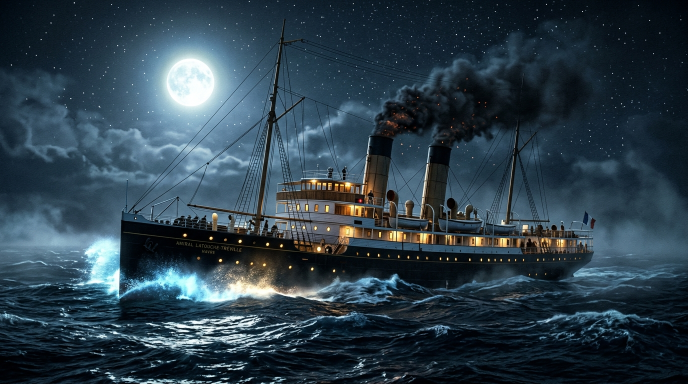
#> input picture ship_1911.jpg, 1376 x 768 px (shown at 1/2 size)
$ python create_cinematic_story_plates.py
#> lines starting #> are read from the running program, lines starting #| are printed output that depends on the picture
import os, random, math
from PIL import Image, ImageDraw, ImageFont, ImageFilter, ImageOps, ImageEnhance

W, H = 1920, 1080

def create_vintage_base(bg_tone=(38, 28, 20), warmth=(215, 185, 140)):
#> called with bg_tone = (45, 35, 25), warmth = (225, 195, 150)
    img = Image.new('RGB', (W, H), bg_tone)
    draw = ImageDraw.Draw(img)
    random.seed(1911)
    for _ in range(50):
        cx = random.randint(0, W)
        cy = random.randint(0, H)
        rx = random.randint(150, 600)
        ry = random.randint(100, 400)
        c = (
            min(255, warmth[0] + random.randint(-25, 25)),
            min(255, warmth[1] + random.randint(-25, 25)),
            min(255, warmth[2] + random.randint(-25, 25))
        )
        draw.ellipse([cx - rx, cy - ry, cx + rx, cy + ry], fill=c)
    img = img.filter(ImageFilter.GaussianBlur(radius=80))
    return img

def apply_ink_vignette_and_grain(img, intensity=0.65):
    vignette = Image.new('L', (W, H), 0)
    v_draw = ImageDraw.Draw(vignette)
    v_draw.ellipse([-int(W * 0.2), -int(H * 0.2), int(W * 1.2), int(H * 1.2)], fill=255)
    vignette = vignette.filter(ImageFilter.GaussianBlur(radius=160))
    vignette_rgb = Image.new('RGB', (W, H), (15, 10, 8))
    result = Image.composite(img, vignette_rgb, vignette)
    return result

def make_dock_ship():
    base = create_vintage_base((45, 35, 25), (225, 195, 150))
    if os.path.exists('ship_1911.jpg'):
        ship_raw = Image.open('ship_1911.jpg').convert('RGB')
#> ship_raw is the input picture: PIL image 1376x768 RGB; mean R, G, B 44.7, 63, 74.7
        ship_w, ship_h = ship_raw.size
#> ship_w = 1376; ship_h = 768
        target_ratio = W / H
        if ship_w / ship_h > target_ratio:
            new_w = int(ship_h * target_ratio)
#> new_w = 1365
            left = (ship_w - new_w) // 2
#> left = 5
            ship_cropped = ship_raw.crop((left, 0, left + new_w, ship_h))
        else:
            new_h = int(ship_w / target_ratio)
            top = (ship_h - new_h) // 2
            ship_cropped = ship_raw.crop((0, top, ship_w, top + new_h))

        ship_resized = ship_cropped.resize((W, H), Image.Resampling.LANCZOS)
        gray = ImageOps.grayscale(ship_resized)
        sepia_ship = ImageOps.colorize(gray, black=(25, 18, 12), white=(245, 215, 168), mid=(160, 125, 85))
        final = Image.blend(base, sepia_ship, 0.78)
    else:
        final = base

    draw = ImageDraw.Draw(final)
    for _ in range(35):
        sx = random.randint(int(W * 0.45), int(W * 0.85))
        sy = random.randint(int(H * 0.05), int(H * 0.35))
        sr = random.randint(40, 160)
        draw.ellipse([sx - sr, sy - sr, sx + sr, sy + sr], fill=(22, 18, 16))
    final = final.filter(ImageFilter.GaussianBlur(radius=15))
    final = apply_ink_vignette_and_grain(final)
#> in apply_ink_vignette_and_grain, `vignette = Image.new('L', (W, H), 0)`: vignette: PIL image 1920x1080 L; every value is 0
#> in apply_ink_vignette_and_grain, `vignette = vignette.filter(ImageFilter.GaussianBlur(radius=160))`:
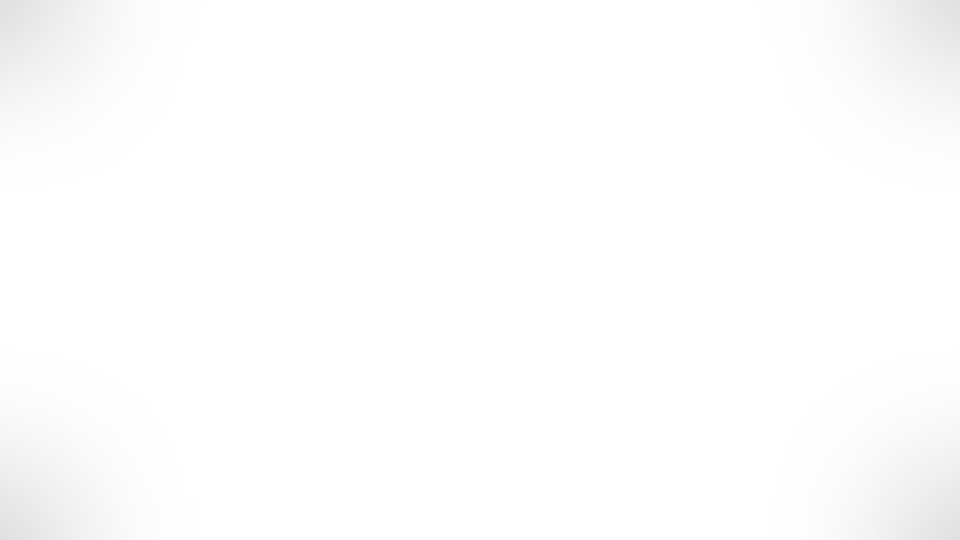
#> vignette: PIL image 1920x1080 L (shown at 1/2 size); min 223, max 255, mean 253.4
#> in apply_ink_vignette_and_grain, `vignette_rgb = Image.new('RGB', (W, H), (15, 10, 8))`:
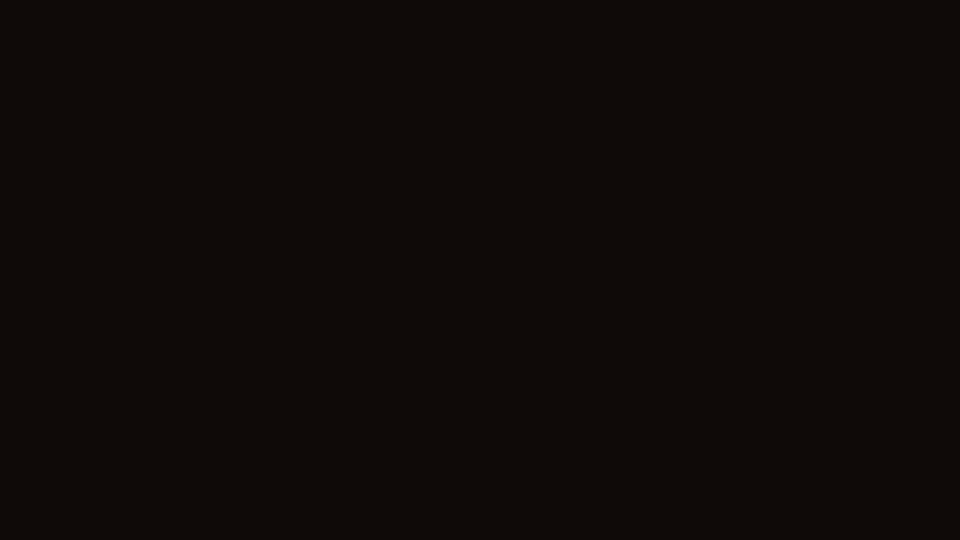
#> vignette_rgb: PIL image 1920x1080 RGB (shown at 1/2 size); mean R, G, B 15, 10, 8
    final.save('dock_1_ship.jpg', quality=92)
    print('Generated dock_1_ship.jpg')

def make_dock_register():
    base = create_vintage_base((32, 22, 15), (230, 205, 160))
    draw = ImageDraw.Draw(base)
    book_x1, book_y1 = int(W * 0.12), int(H * 0.12)
    book_x2, book_y2 = int(W * 0.88), int(H * 0.88)

    draw.rectangle([book_x1 - 25, book_y1 - 25, book_x2 + 25, book_y2 + 25], fill=(55, 38, 25), outline=(90, 65, 40), width=4)
    draw.rectangle([book_x1, book_y1, book_x2, book_y2], fill=(240, 222, 185), outline=(120, 95, 65), width=3)
    mid_x = (book_x1 + book_x2) // 2
    draw.rectangle([mid_x - 12, book_y1, mid_x + 12, book_y2], fill=(185, 160, 125))

    for y in range(book_y1 + 180, book_y2 - 60, 48):
        draw.line([book_x1 + 40, y, mid_x - 40, y], fill=(200, 180, 145), width=1)
        draw.line([mid_x + 40, y, book_x2 - 40, y], fill=(200, 180, 145), width=1)

    seal_cx, seal_cy = book_x2 - 140, book_y1 + 140
    draw.ellipse([seal_cx - 55, seal_cy - 55, seal_cx + 55, seal_cy + 55], fill=(165, 40, 30), outline=(120, 25, 20), width=3)

    final = apply_ink_vignette_and_grain(base)
#> call 2 of apply_ink_vignette_and_grain, with intensity = 0.65
#> in apply_ink_vignette_and_grain (call 2), `result = Image.composite(img, vignette_rgb, vignette)`:
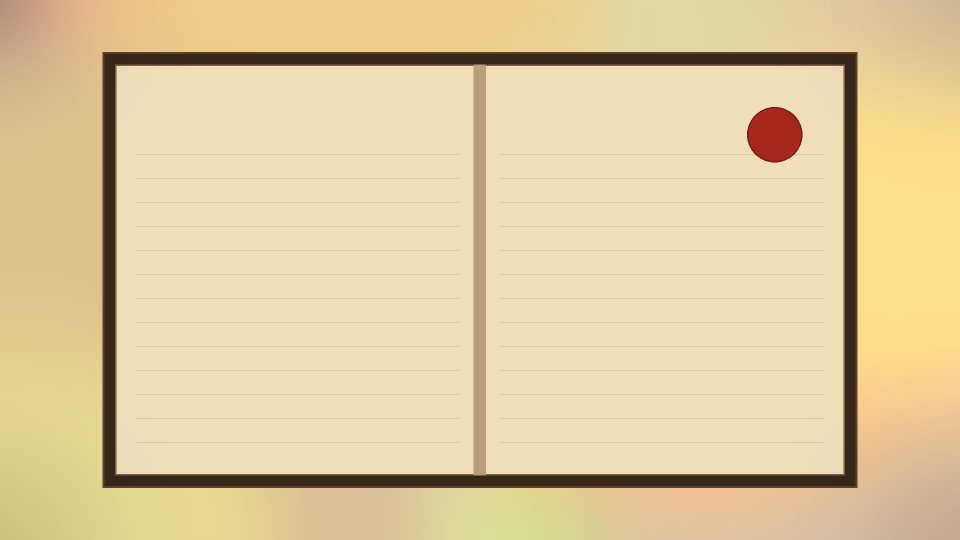
#> result: PIL image 1920x1080 RGB (shown at 1/2 size); mean R, G, B 223.8, 202.3, 158.8
    final.save('dock_2_register.jpg', quality=92)
    print('Generated dock_2_register.jpg')

def make_dock_gangway():
    base = create_vintage_base((40, 30, 22), (230, 195, 145))
    if os.path.exists('ship_1911.jpg'):
        ship_raw = Image.open('ship_1911.jpg').convert('RGB').resize((W, H))
#> ship_raw: PIL image 1920x1080 RGB
        gray = ImageOps.grayscale(ship_raw)
        sepia = ImageOps.colorize(gray, black=(20, 15, 10), white=(245, 220, 175), mid=(150, 115, 75))
        final = Image.blend(base, sepia, 0.70)
    else:
        final = base
    final = apply_ink_vignette_and_grain(final)
    final.save('dock_3_gangway.jpg', quality=92)
    print('Generated dock_3_gangway.jpg')

def make_ship_boiler():
    base = Image.new('RGB', (W, H), (20, 14, 10))
    draw = ImageDraw.Draw(base)
    for r in range(450, 50, -30):
        intensity = int(255 * (1 - r / 450))
        glow_color = (intensity, int(intensity * 0.45), int(intensity * 0.08))
        draw.ellipse([W//2 - r, int(H - r*1.2), W//2 + r, int(H + r*0.4)], fill=glow_color)
    base = base.filter(ImageFilter.GaussianBlur(radius=60))
    final = apply_ink_vignette_and_grain(base)
    final.save('ship_1_boiler.jpg', quality=92)
    print('Generated ship_1_boiler.jpg')

def make_ship_study():
    base = Image.new('RGB', (W, H), (14, 18, 25))
    draw = ImageDraw.Draw(base)
    lx, ly = int(W * 0.32), int(H * 0.58)
    for r in range(380, 40, -25):
        alpha = int(240 * (1 - r / 380))
        color = (alpha, int(alpha * 0.72), int(alpha * 0.28))
        draw.ellipse([lx - r, ly - r, lx + r, ly + r], fill=color)
    base = base.filter(ImageFilter.GaussianBlur(radius=55))
    final = apply_ink_vignette_and_grain(base)
    final.save('ship_2_study.jpg', quality=92)
    print('Generated ship_2_study.jpg')

def make_paris_lenin():
    base = create_vintage_base((30, 25, 20), (225, 200, 160))
    draw = ImageDraw.Draw(base)
    lx, ly = int(W * 0.48), int(H * 0.48)
    for r in range(420, 40, -30):
        intensity = int(255 * (1 - r / 420))
        color = (intensity, int(intensity * 0.78), int(intensity * 0.35))
        draw.ellipse([lx - r, ly - r, lx + r, ly + r], fill=color)
    base = base.filter(ImageFilter.GaussianBlur(radius=65))
    final = apply_ink_vignette_and_grain(base)
    final.save('act4_1_paris_lenin.jpg', quality=92)
    print('Generated act4_1_paris_lenin.jpg')

def make_guangzhou_school():
    base = create_vintage_base((38, 28, 18), (230, 195, 145))
    final = apply_ink_vignette_and_grain(base)
    final.save('act4_2_guangzhou_school.jpg', quality=92)
    print('Generated act4_2_guangzhou_school.jpg')

def make_party_founded():
    base = create_vintage_base((35, 22, 16), (225, 180, 130))
    draw = ImageDraw.Draw(base)
    for r in range(360, 50, -30):
        intensity = int(220 * (1 - r / 360))
        draw.ellipse([W//2 - r, H//2 - r, W//2 + r, H//2 + r], fill=(intensity, int(intensity * 0.25), int(intensity * 0.15)))
    base = base.filter(ImageFilter.GaussianBlur(radius=75))
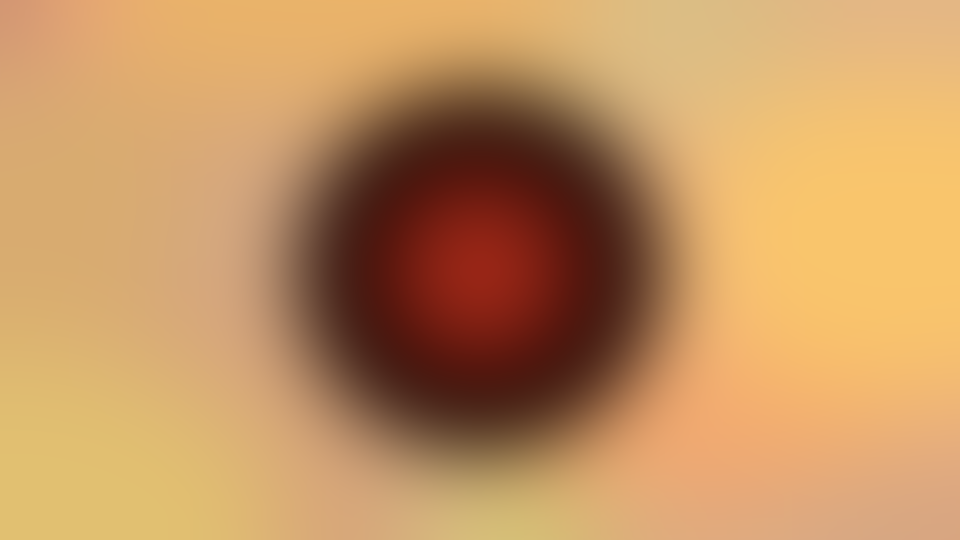
#> base: PIL image 1920x1080 RGB (shown at 1/2 size); mean R, G, B 195.8, 147.3, 96.1
    final = apply_ink_vignette_and_grain(base)
    final.save('act4_3_party_founded.jpg', quality=92)
    print('Generated act4_3_party_founded.jpg')

def make_pacbo_return():
    base = create_vintage_base((35, 30, 24), (210, 195, 160))
    if os.path.exists('reference_pac_bo_coc_bo.jpg'):
        pacbo_raw = Image.open('reference_pac_bo_coc_bo.jpg').convert('RGB').resize((W, H))
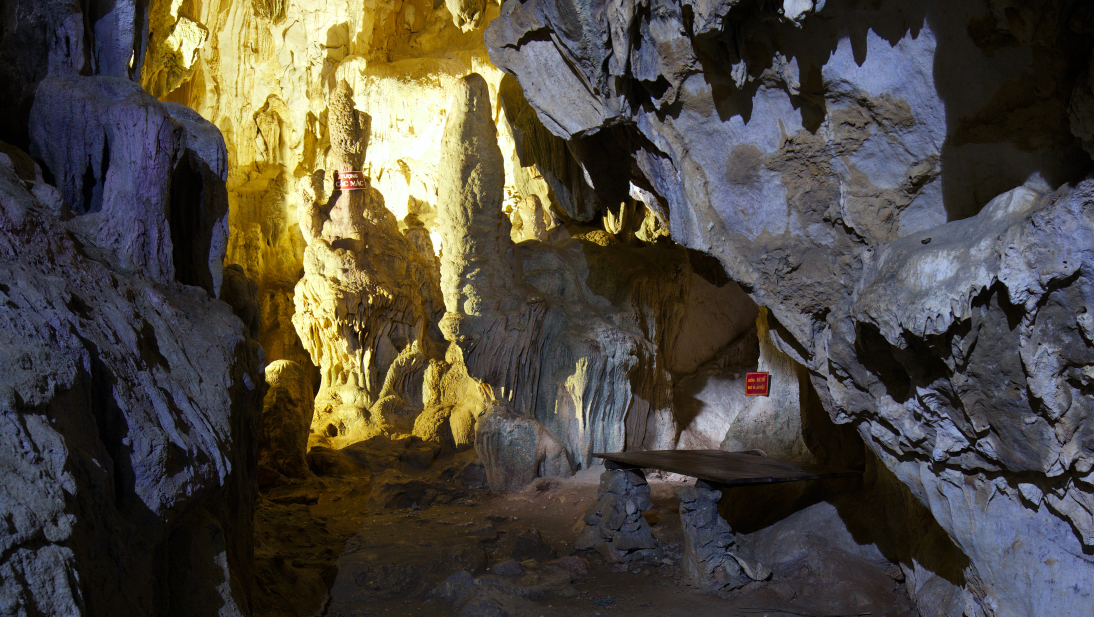
#> input picture reference_pac_bo_coc_bo.jpg, 4376 x 2466 px (shown at 1/4 size)
        gray = ImageOps.grayscale(pacbo_raw)
        sepia = ImageOps.colorize(gray, black=(20, 18, 14), white=(235, 215, 175), mid=(135, 120, 95))
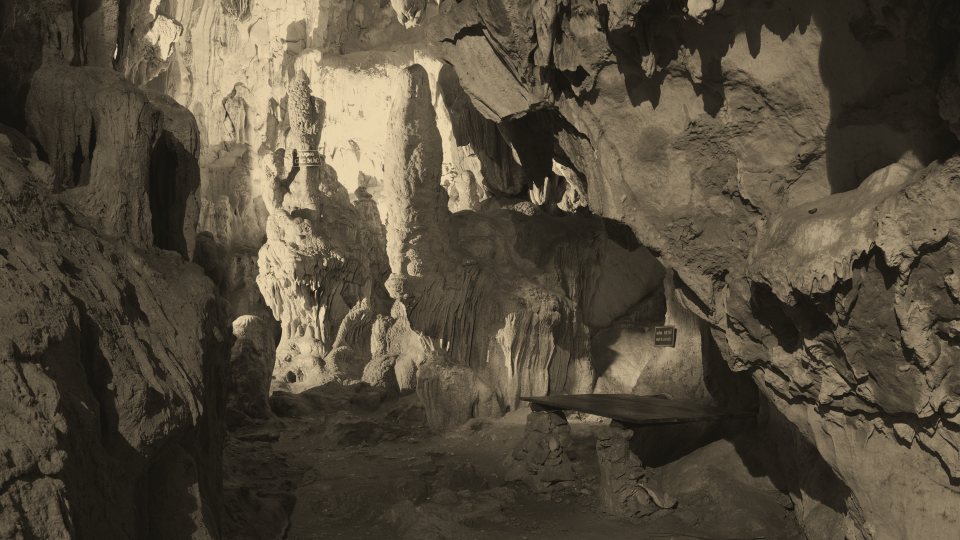
#> sepia: PIL image 1920x1080 RGB (shown at 1/2 size); mean R, G, B 84.3, 75.4, 59.8
        final = Image.blend(base, sepia, 0.72)
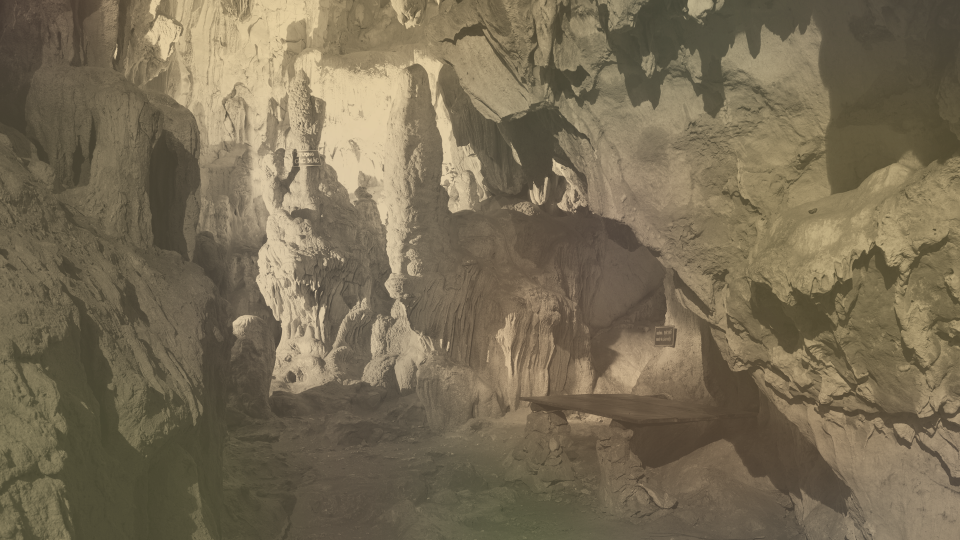
#> final: PIL image 1920x1080 RGB (shown at 1/2 size); mean R, G, B 119.9, 108, 84.4
    else:
        final = base
    final = apply_ink_vignette_and_grain(final)
    final.save('act5_1_pacbo_return.jpg', quality=92)
    print('Generated act5_1_pacbo_return.jpg')

def make_pacbo_lamp():
    base = create_vintage_base((30, 26, 20), (220, 190, 140))
    if os.path.exists('reference_pac_bo_coc_bo.jpg'):
        pacbo_raw = Image.open('reference_pac_bo_coc_bo.jpg').convert('RGB').resize((W, H))
        gray = ImageOps.grayscale(pacbo_raw)
        sepia = ImageOps.colorize(gray, black=(18, 15, 12), white=(240, 210, 160), mid=(140, 115, 80))
        final = Image.blend(base, sepia, 0.65)
    else:
        final = base
    draw = ImageDraw.Draw(final)
    lx, ly = int(W * 0.35), int(H * 0.62)
    for r in range(320, 30, -25):
        intensity = int(245 * (1 - r / 320))
        draw.ellipse([lx - r, ly - r, lx + r, ly + r], fill=(intensity, int(intensity * 0.75), int(intensity * 0.32)))
    final = final.filter(ImageFilter.GaussianBlur(radius=40))
    final = apply_ink_vignette_and_grain(final)
    final.save('act5_2_pacbo_lamp.jpg', quality=92)
    print('Generated act5_2_pacbo_lamp.jpg')

def make_sunrise_independence():
    base = Image.new('RGB', (W, H), (45, 18, 12))
    draw = ImageDraw.Draw(base)
    sx, sy = W // 2, int(H * 0.62)
    for r in range(850, 40, -45):
        progress = 1 - r / 850
        r_col = 255
        g_col = int(220 * progress)
        b_col = int(90 * progress)
        draw.ellipse([sx - r, sy - r, sx + r, sy + r], fill=(r_col, g_col, b_col))
    base = base.filter(ImageFilter.GaussianBlur(radius=80))
    final = apply_ink_vignette_and_grain(base, intensity=0.4)
    final.save('act5_3_sunrise_independence.jpg', quality=94)
    print('Generated act5_3_sunrise_independence.jpg')

if __name__ == '__main__':
    make_dock_ship()
    make_dock_register()
    make_dock_gangway()
    make_ship_boiler()
    make_ship_study()
    make_paris_lenin()
    make_guangzhou_school()
    make_party_founded()
    make_pacbo_return()
    make_pacbo_lamp()
    make_sunrise_independence()
    print('All historical art plates generated successfully!')
